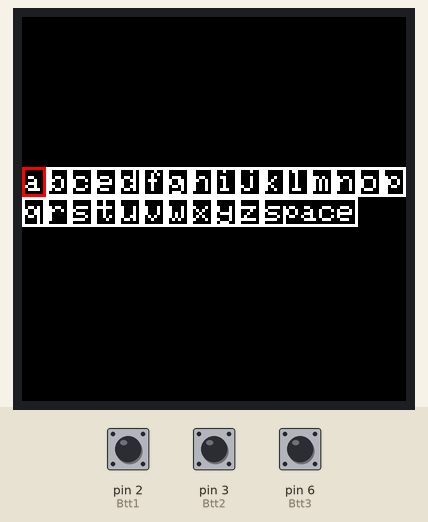
Simulated run of this sketch. Board: Arduino Uno, built with avr-gcc and run on an emulated ATmega328P. Shown: 128×128 colour display. Inputs (shaded band) come from the test bench; at power-on: pin 6 (Btt3) HIGH, pin 3 (Btt2) HIGH, pin 2 (Btt1) HIGH.

Above: at 1.3 s.
1.4 s: pin 6 (Btt3) pulled LOW for 1 s
At 3.0 s:
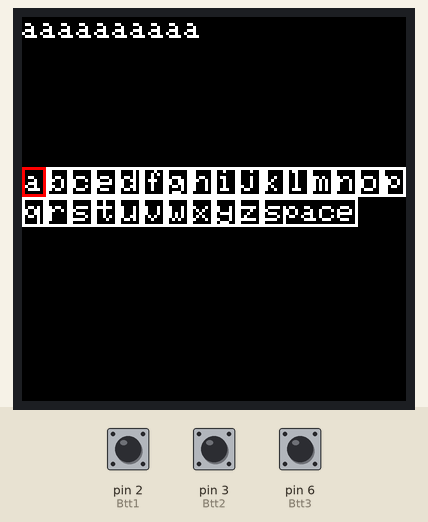
3.9 s: pin 3 (Btt2) pulled LOW for 1 s
At 5.7 s:
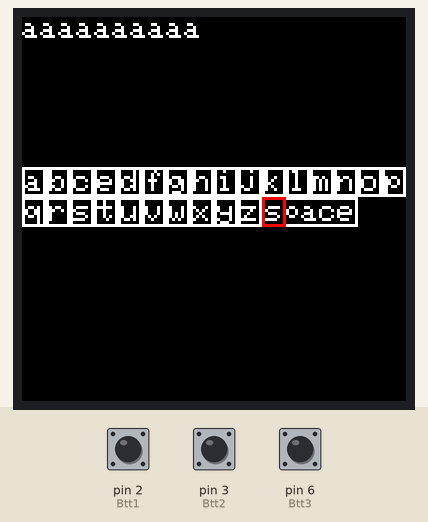
6.4 s: pin 2 (Btt1) pulled LOW for 0.15 s
At 6.8 s:
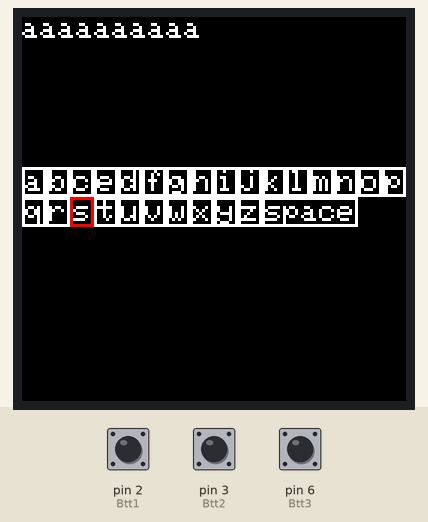
8.0 s: pin 6 (Btt3) pulled LOW for 0.15 s
At 9.3 s:
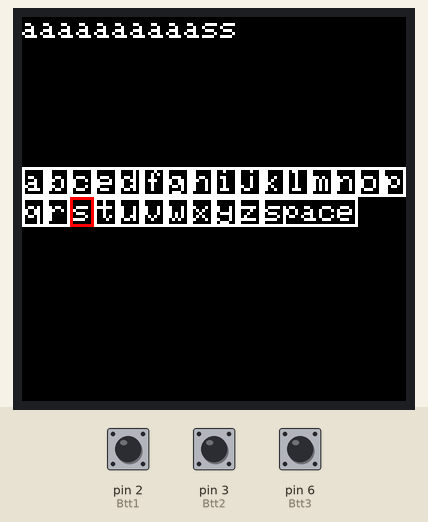
9.6 s: pin 2 (Btt1) pulled LOW for 1 s
At 11.0 s:
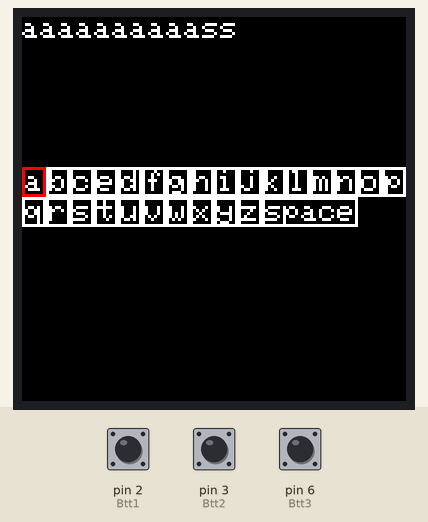
12.1 s: pin 3 (Btt2) pulled LOW for 0.15 s
At 13.5 s:
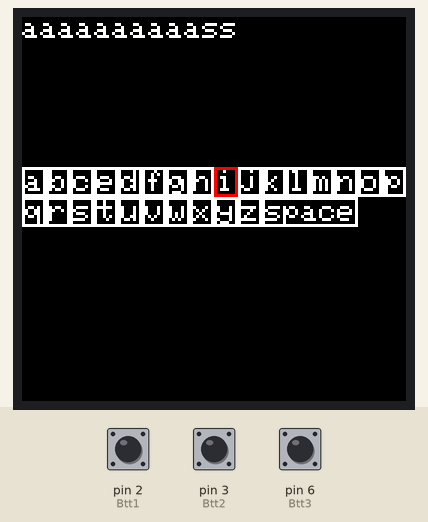
Timing chart, 0 to 14.7 s (numbered marks = the images above; inputs shaded):
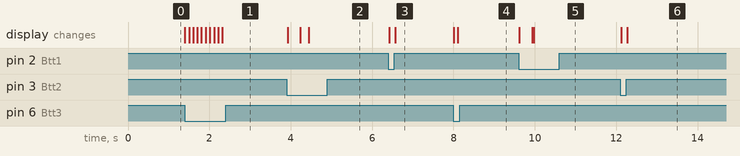

The sketch:

OnScreenKeyboard-Sketch.ino
```cpp
#include <Adafruit_GFX.h>    // Core graphics library
#include <Adafruit_ST7735.h> // Hardware-specific library for ST7735
#include <SPI.h>

#define TFT_CS        13
#define TFT_RST       15
#define TFT_DC        14
#define TFT_MOSI 11 // Data out
#define TFT_SCLK 10  // Clock out
Adafruit_ST7735 tft = Adafruit_ST7735(TFT_CS, TFT_DC, TFT_MOSI, TFT_SCLK, TFT_RST);
#define ST77XX_PURPLE 694489


int i = 0;
int i2 = 0;
String alphabet[28] = {"a", "b", "c", "e", "d", "f", "g", "h", "i", "j", "k", "l", "m", "n", "o", "p", "q", "r", "s", "t", "u", "v", "w", "x", "y", "z", "space"};
String letter;
String writtentext;
int cursorpt;
int stepdownpt;
int Btt1 = 2;
int Btt2 = 3;
int Btt3 = 6;
int Btt4 = 7;
void setup() {
  tft.initR(INITR_144GREENTAB); // Init ST7735R chip, green tab
  tft.setTextColor(0xFFFF, 0x0000);
  tft.fillScreen(ST77XX_BLACK);
  pinMode(Btt1, INPUT_PULLUP);
  pinMode(Btt2, INPUT_PULLUP);
  pinMode(Btt3, INPUT_PULLUP);
  pinMode(Btt4, INPUT_PULLUP);
  drawKeyBoard(50);
}

void loop() {
  runKeyBoard(Btt1, Btt2, Btt3, 50);
}
void drawKeyBoard (uint16_t y) {
  i = 0;
  while (i != 16) {
    tft.drawRect(i * 8, y, 8, 10, ST77XX_WHITE);
    tft.setCursor(i * 8 + 1, y + 1);
    tft.print(alphabet[i]);
    i++;
  }
  i2 = 0;
  while (i2 != 11) {

    if (i == 26) {
      tft.drawRect(i2 * 8, y + 10, 32, 10, ST77XX_WHITE);
    } else {
      tft.drawRect(i2 * 8, y + 10, 8, 10, ST77XX_WHITE);
    }
    tft.setCursor(i2 * 8 + 1, y + 11);
    tft.print(alphabet[i]);
    i++;
    i2++;
  }
}
void runKeyBoard (uint16_t btleft, uint16_t btright, uint16_t btenter, uint16_t y) {
  if (digitalRead(btleft) == 0) {
    if (cursorpt != 0) {
      cursorpt --;
        drawKeyBoard(y);
    }
  }
  if (digitalRead(btright) == 0) {
    if (cursorpt != 26) {
      cursorpt ++;
        drawKeyBoard(y);
    }
  }
  if (cursorpt < 16) {
    tft.drawRect(cursorpt * 8, y, 8, 10, ST77XX_RED);
  } else {
    stepdownpt = cursorpt - 16;
    tft.drawRect(stepdownpt * 8, y+10, 8, 10, ST77XX_RED);
  }
  if (digitalRead(btenter)==0){
    if(cursorpt==26){
      letter = " ";
    }else{
    letter = alphabet[cursorpt];
    }
    writtentext += letter;
    tft.setCursor(0,0);
    tft.print(writtentext);
    delay(100);
  }

}
```

Measured:
- after the input at 1.4 s, the display: first changes at once (image 1 shows a later state)
- after the input at 3.9 s, the display: first changes at once (image 2 shows a later state)
- after the input at 6.4 s, the display: first changes at once (image 3 shows a later state)
- after the input at 8.0 s, the display: first changes at once (image 4 shows a later state)
- after the input at 9.6 s, the display: first changes at once (image 5 shows a later state)
- after the input at 12.1 s, the display: first changes at once (image 6 shows a later state)
